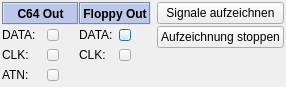
<?xml version="1.0" encoding="UTF-8"?>
<ui version="4.0">
 <class>DebuggerIECWindow</class>
 <widget class="QDialog" name="DebuggerIECWindow">
  <property name="geometry">
   <rect>
    <x>0</x>
    <y>0</y>
    <width>286</width>
    <height>87</height>
   </rect>
  </property>
  <property name="windowTitle">
   <string>IEC BUS</string>
  </property>
  <layout class="QHBoxLayout" name="horizontalLayout">
   <property name="spacing">
    <number>6</number>
   </property>
   <property name="leftMargin">
    <number>2</number>
   </property>
   <property name="topMargin">
    <number>2</number>
   </property>
   <property name="rightMargin">
    <number>2</number>
   </property>
   <property name="bottomMargin">
    <number>2</number>
   </property>
   <item>
    <layout class="QGridLayout">
     <property name="spacing">
      <number>0</number>
     </property>
     <item row="1" column="1">
      <layout class="QHBoxLayout" name="horizontalLayout_5">
       <item>
        <widget class="QLabel" name="label_6">
         <property name="minimumSize">
          <size>
           <width>40</width>
           <height>0</height>
          </size>
         </property>
         <property name="maximumSize">
          <size>
           <width>40</width>
           <height>16777215</height>
          </size>
         </property>
         <property name="text">
          <string>DATA:</string>
         </property>
        </widget>
       </item>
       <item>
        <widget class="QPushButton" name="DataIn">
         <property name="minimumSize">
          <size>
           <width>12</width>
           <height>12</height>
          </size>
         </property>
         <property name="maximumSize">
          <size>
           <width>12</width>
           <height>12</height>
          </size>
         </property>
        </widget>
       </item>
       <item>
        <spacer name="horizontalSpacer_4">
         <property name="orientation">
          <enum>Qt::Horizontal</enum>
         </property>
         <property name="sizeHint" stdset="0">
          <size>
           <width>40</width>
           <height>20</height>
          </size>
         </property>
        </spacer>
       </item>
      </layout>
     </item>
     <item row="0" column="1">
      <widget class="QLabel" name="label_2">
       <property name="font">
        <font>
         <weight>75</weight>
         <bold>true</bold>
        </font>
       </property>
       <property name="styleSheet">
        <string notr="true">background-color: rgb(188, 199, 233);</string>
       </property>
       <property name="frameShape">
        <enum>QFrame::Box</enum>
       </property>
       <property name="frameShadow">
        <enum>QFrame::Sunken</enum>
       </property>
       <property name="text">
        <string>Floppy Out</string>
       </property>
       <property name="alignment">
        <set>Qt::AlignCenter</set>
       </property>
      </widget>
     </item>
     <item row="2" column="1">
      <layout class="QHBoxLayout" name="horizontalLayout_6">
       <item>
        <widget class="QLabel" name="label_7">
         <property name="minimumSize">
          <size>
           <width>40</width>
           <height>0</height>
          </size>
         </property>
         <property name="maximumSize">
          <size>
           <width>40</width>
           <height>16777215</height>
          </size>
         </property>
         <property name="text">
          <string>CLK:</string>
         </property>
        </widget>
       </item>
       <item>
        <widget class="QPushButton" name="ClkIn">
         <property name="minimumSize">
          <size>
           <width>12</width>
           <height>12</height>
          </size>
         </property>
         <property name="maximumSize">
          <size>
           <width>12</width>
           <height>12</height>
          </size>
         </property>
        </widget>
       </item>
       <item>
        <spacer name="horizontalSpacer_5">
         <property name="orientation">
          <enum>Qt::Horizontal</enum>
         </property>
         <property name="sizeHint" stdset="0">
          <size>
           <width>40</width>
           <height>20</height>
          </size>
         </property>
        </spacer>
       </item>
      </layout>
     </item>
     <item row="1" column="0">
      <layout class="QHBoxLayout" name="horizontalLayout_2">
       <property name="spacing">
        <number>6</number>
       </property>
       <item>
        <widget class="QLabel" name="label_3">
         <property name="minimumSize">
          <size>
           <width>39</width>
           <height>0</height>
          </size>
         </property>
         <property name="maximumSize">
          <size>
           <width>39</width>
           <height>16777215</height>
          </size>
         </property>
         <property name="text">
          <string>DATA:</string>
         </property>
        </widget>
       </item>
       <item>
        <widget class="QPushButton" name="DataOut">
         <property name="sizePolicy">
          <sizepolicy hsizetype="Minimum" vsizetype="Fixed">
           <horstretch>0</horstretch>
           <verstretch>0</verstretch>
          </sizepolicy>
         </property>
         <property name="minimumSize">
          <size>
           <width>12</width>
           <height>12</height>
          </size>
         </property>
         <property name="maximumSize">
          <size>
           <width>12</width>
           <height>12</height>
          </size>
         </property>
        </widget>
       </item>
       <item>
        <spacer name="horizontalSpacer">
         <property name="orientation">
          <enum>Qt::Horizontal</enum>
         </property>
         <property name="sizeHint" stdset="0">
          <size>
           <width>40</width>
           <height>20</height>
          </size>
         </property>
        </spacer>
       </item>
      </layout>
     </item>
     <item row="3" column="1">
      <layout class="QHBoxLayout" name="horizontalLayout_7"/>
     </item>
     <item row="0" column="0">
      <widget class="QLabel" name="label">
       <property name="font">
        <font>
         <weight>75</weight>
         <bold>true</bold>
        </font>
       </property>
       <property name="styleSheet">
        <string notr="true">background-color: rgb(188, 199, 233);</string>
       </property>
       <property name="frameShape">
        <enum>QFrame::Box</enum>
       </property>
       <property name="frameShadow">
        <enum>QFrame::Sunken</enum>
       </property>
       <property name="text">
        <string>C64 Out</string>
       </property>
       <property name="alignment">
        <set>Qt::AlignCenter</set>
       </property>
      </widget>
     </item>
     <item row="3" column="0">
      <layout class="QHBoxLayout" name="horizontalLayout_4">
       <item>
        <widget class="QLabel" name="label_5">
         <property name="minimumSize">
          <size>
           <width>45</width>
           <height>0</height>
          </size>
         </property>
         <property name="maximumSize">
          <size>
           <width>45</width>
           <height>16777215</height>
          </size>
         </property>
         <property name="text">
          <string>ATN:</string>
         </property>
        </widget>
       </item>
       <item>
        <widget class="QPushButton" name="AtnOut">
         <property name="minimumSize">
          <size>
           <width>12</width>
           <height>12</height>
          </size>
         </property>
         <property name="maximumSize">
          <size>
           <width>12</width>
           <height>12</height>
          </size>
         </property>
        </widget>
       </item>
       <item>
        <spacer name="horizontalSpacer_3">
         <property name="orientation">
          <enum>Qt::Horizontal</enum>
         </property>
         <property name="sizeHint" stdset="0">
          <size>
           <width>40</width>
           <height>20</height>
          </size>
         </property>
        </spacer>
       </item>
      </layout>
     </item>
     <item row="2" column="0">
      <layout class="QHBoxLayout" name="horizontalLayout_3">
       <item>
        <widget class="QLabel" name="label_4">
         <property name="minimumSize">
          <size>
           <width>45</width>
           <height>0</height>
          </size>
         </property>
         <property name="maximumSize">
          <size>
           <width>45</width>
           <height>16777215</height>
          </size>
         </property>
         <property name="text">
          <string>CLK:</string>
         </property>
        </widget>
       </item>
       <item>
        <widget class="QPushButton" name="ClkOut">
         <property name="minimumSize">
          <size>
           <width>12</width>
           <height>12</height>
          </size>
         </property>
         <property name="maximumSize">
          <size>
           <width>12</width>
           <height>12</height>
          </size>
         </property>
        </widget>
       </item>
       <item>
        <spacer name="horizontalSpacer_2">
         <property name="orientation">
          <enum>Qt::Horizontal</enum>
         </property>
         <property name="sizeHint" stdset="0">
          <size>
           <width>40</width>
           <height>20</height>
          </size>
         </property>
        </spacer>
       </item>
      </layout>
     </item>
    </layout>
   </item>
   <item>
    <layout class="QVBoxLayout" name="verticalLayout">
     <property name="spacing">
      <number>2</number>
     </property>
     <item>
      <widget class="QPushButton" name="StartExport">
       <property name="toolTip">
        <string>Die IEC Signale werden als Signal-Zeit-Diagram aufgezeichnet.</string>
       </property>
       <property name="text">
        <string>Signale aufzeichnen</string>
       </property>
      </widget>
     </item>
     <item>
      <widget class="QPushButton" name="StopExport">
       <property name="enabled">
        <bool>true</bool>
       </property>
       <property name="toolTip">
        <string>Die IEC Signalaufzeichnung wird beendet.</string>
       </property>
       <property name="text">
        <string>Aufzeichnung stoppen</string>
       </property>
      </widget>
     </item>
     <item>
      <spacer name="verticalSpacer">
       <property name="orientation">
        <enum>Qt::Vertical</enum>
       </property>
       <property name="sizeHint" stdset="0">
        <size>
         <width>20</width>
         <height>40</height>
        </size>
       </property>
      </spacer>
     </item>
    </layout>
   </item>
   <item>
    <spacer name="horizontalSpacer_6">
     <property name="orientation">
      <enum>Qt::Horizontal</enum>
     </property>
     <property name="sizeHint" stdset="0">
      <size>
       <width>40</width>
       <height>20</height>
      </size>
     </property>
    </spacer>
   </item>
  </layout>
 </widget>
 <resources/>
 <connections/>
</ui>
